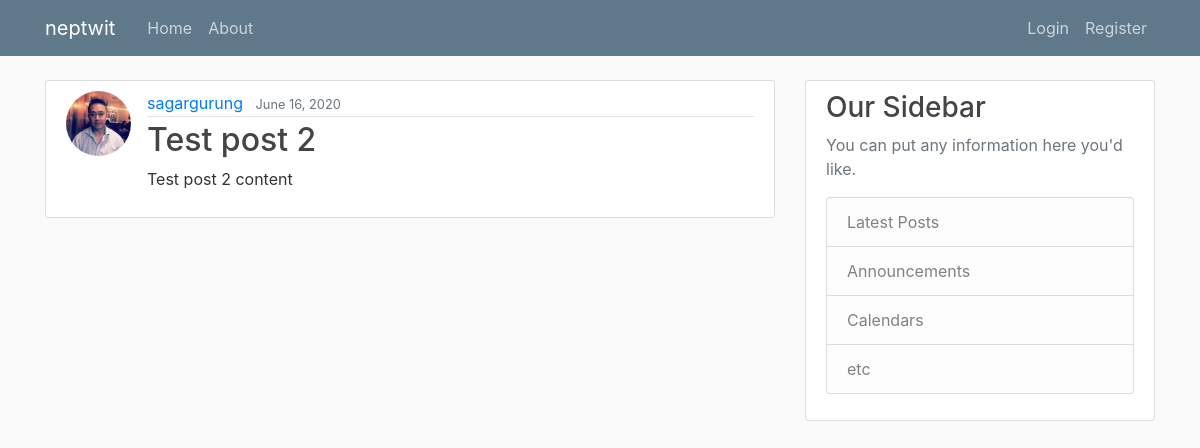
/post/5/, run on the app's committed database.
### neptwit_blog/models.py (models this page shows, shortened)
class Post(models.Model):
    title = models.CharField(max_length=100)
    content = models.TextField()
    date_posted = models.DateTimeField(default=timezone.now)
    author = models.ForeignKey(User, on_delete=models.CASCADE)

### users/models.py (models this page shows, shortened)
class Profile(models.Model):
    user = models.OneToOneField(User, on_delete=models.CASCADE)
    image = models.ImageField(default='default.jpg', upload_to='profile_pics')

### neptwit_blog/views.py (the view)
# urls.py: path('post/<int:pk>/', PostDetailView.as_view(), name='post-detail'),
class PostDetailView(DetailView):
    model = Post

### neptwit_blog/templates/neptwit_blog/post_detail.html
{% extends "neptwit_blog/base.html" %}
{% block content %}
    <article class="media content-section">
        <img class="rounded-circle article-img" src="{{ object.author.profile.image.url }}" alt="">
        <div class="media-body">
            <div class="article-metadata">
                <a class="mr-2" href="#">{{ object.author }}</a>
                <small class="text-muted">{{ object.date_posted|date:"F d, Y" }}</small>
            </div>
            <h2 class="article-title">{{ object.title }}</h2>
            <p class="article-content">{{ object.content }}</p>
        </div>
    </article>
{% endblock content %}

### neptwit_blog/static/neptwit_blog/main.css (style rules this page uses)
body { background: #fafafa; color: #333333; margin-top: 5rem; }
h1, h2, h3, h4, h5, h6 { color: #444444; }
.content-section { background: #ffffff; padding: 10px 20px; border: 1px solid #dddddd; border-radius: 3px; margin-bottom: 20px; }
.article-title { color: #444444; }
.article-content { white-space: pre-line; }
.article-img { height: 65px; width: 65px; margin-right: 16px; }
.article-metadata { padding-bottom: 1px; margin-bottom: 4px; border-bottom: 1px solid #e3e3e3 }

### data on the page
Post: author.profile.image (picture), author "sagargurung", date_posted "June 16, 2020", title "Test post 2", content "Test post 2 content"
